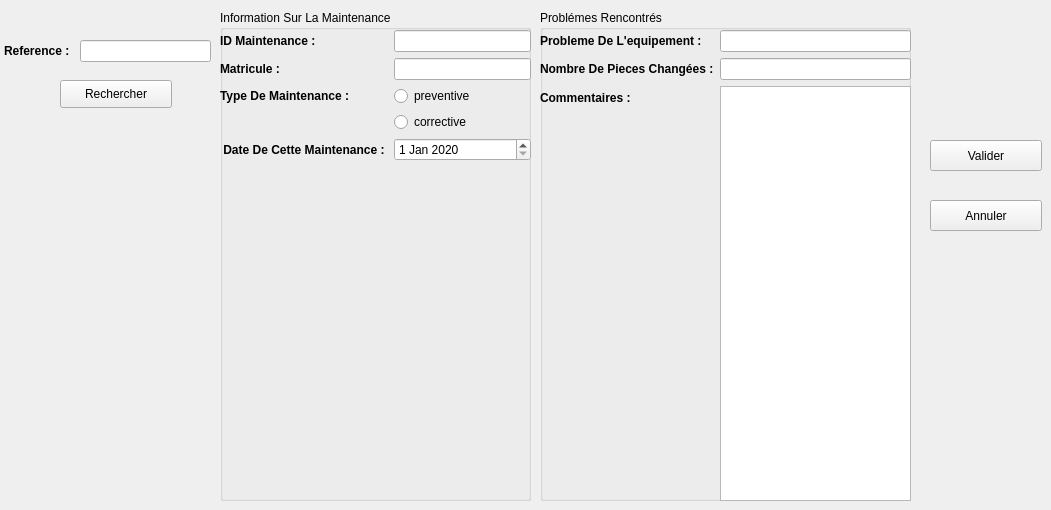
                  <widget class="QWidget" name="faireunemaintenance">
                   <attribute name="title">
                    <string>faire une maintenance</string>
                   </attribute>
                   <widget class="QGroupBox" name="groupBox_6">
                    <property name="geometry">
                     <rect>
                      <x>220</x>
                      <y>10</y>
                      <width>311</width>
                      <height>491</height>
                     </rect>
                    </property>
                    <property name="styleSheet">
                     <string notr="true"/>
                    </property>
                    <property name="title">
                     <string>Information Sur La Maintenance</string>
                    </property>
                    <widget class="QWidget" name="formLayoutWidget_5">
                     <property name="geometry">
                      <rect>
                       <x>0</x>
                       <y>20</y>
                       <width>311</width>
                       <height>471</height>
                      </rect>
                     </property>
                     <layout class="QFormLayout" name="formLayout_8">
                      <item row="0" column="0">
                       <widget class="QLabel" name="label_108">
                        <property name="font">
                         <font>
                          <weight>75</weight>
                          <bold>true</bold>
                         </font>
                        </property>
                        <property name="text">
                         <string>ID Maintenance :</string>
                        </property>
                       </widget>
                      </item>
                      <item row="1" column="0">
                       <widget class="QLabel" name="label_109">
                        <property name="font">
                         <font>
                          <weight>75</weight>
                          <bold>true</bold>
                         </font>
                        </property>
                        <property name="text">
                         <string>Matricule :</string>
                        </property>
                       </widget>
                      </item>
                      <item row="1" column="1">
                       <widget class="QLineEdit" name="lineEdit_matriculemaint"/>
                      </item>
                      <item row="2" column="0">
                       <widget class="QLabel" name="label_110">
                        <property name="font">
                         <font>
                          <weight>75</weight>
                          <bold>true</bold>
                         </font>
                        </property>
                        <property name="text">
                         <string>Type De Maintenance :</string>
                        </property>
                       </widget>
                      </item>
                      <item row="2" column="1">
                       <widget class="QRadioButton" name="radioButton_prev">
                        <property name="text">
                         <string>preventive</string>
                        </property>
                       </widget>
                      </item>
                      <item row="3" column="1">
                       <widget class="QRadioButton" name="radioButton_corr">
                        <property name="text">
                         <string>corrective</string>
                        </property>
                       </widget>
                      </item>
                      <item row="4" column="1">
                       <widget class="QDateEdit" name="dateEdit_maint">
                        <property name="dateTime">
                         <datetime>
                          <hour>0</hour>
                          <minute>0</minute>
                          <second>0</second>
                          <year>2020</year>
                          <month>1</month>
                          <day>1</day>
                         </datetime>
                        </property>
                       </widget>
                      </item>
                      <item row="4" column="0">
                       <widget class="QLabel" name="label_111">
                        <property name="font">
                         <font>
                          <weight>75</weight>
                          <bold>true</bold>
                         </font>
                        </property>
                        <property name="text">
                         <string> Date De Cette Maintenance : </string>
                        </property>
                       </widget>
                      </item>
                      <item row="0" column="1">
                       <widget class="QLineEdit" name="lineEdit_ID"/>
                      </item>
                     </layout>
                    </widget>
                   </widget>
                   <widget class="QGroupBox" name="groupBox_19">
                    <property name="geometry">
                     <rect>
                      <x>540</x>
                      <y>10</y>
                      <width>371</width>
                      <height>491</height>
                     </rect>
                    </property>
                    <property name="title">
                     <string>Problémes Rencontrés</string>
                    </property>
                    <widget class="QWidget" name="formLayoutWidget_6">
                     <property name="geometry">
                      <rect>
                       <x>0</x>
                       <y>20</y>
                       <width>371</width>
                       <height>471</height>
                      </rect>
                     </property>
                     <layout class="QFormLayout" name="formLayout_10">
                      <item row="0" column="0">
                       <widget class="QLabel" name="label_112">
                        <property name="font">
                         <font>
                          <weight>75</weight>
                          <bold>true</bold>
                         </font>
                        </property>
                        <property name="text">
                         <string>Probleme De L'equipement :</string>
                        </property>
                       </widget>
                      </item>
                      <item row="0" column="1">
                       <widget class="QLineEdit" name="lineEdit_problememaint"/>
                      </item>
                      <item row="1" column="0">
                       <widget class="QLabel" name="label_113">
                        <property name="font">
                         <font>
                          <weight>75</weight>
                          <bold>true</bold>
                         </font>
                        </property>
                        <property name="text">
                         <string>Nombre De Pieces Changées :</string>
                        </property>
                       </widget>
                      </item>
                      <item row="2" column="0">
                       <widget class="QLabel" name="label_114">
                        <property name="font">
                         <font>
                          <weight>75</weight>
                          <bold>true</bold>
                         </font>
                        </property>
                        <property name="text">
                         <string>Commentaires :</string>
                        </property>
                       </widget>
                      </item>
                      <item row="2" column="1">
                       <widget class="QTextEdit" name="textEdit_piece"/>
                      </item>
                      <item row="1" column="1">
                       <widget class="QLineEdit" name="lineEdit_nbpiece"/>
                      </item>
                     </layout>
                    </widget>
                   </widget>
                   <widget class="QLabel" name="label_115">
                    <property name="geometry">
                     <rect>
                      <x>4</x>
                      <y>40</y>
                      <width>71</width>
                      <height>22</height>
                     </rect>
                    </property>
                    <property name="font">
                     <font>
                      <weight>75</weight>
                      <bold>true</bold>
                     </font>
                    </property>
                    <property name="text">
                     <string>Reference :</string>
                    </property>
                   </widget>
                   <widget class="QLineEdit" name="lineEdit_refmaint">
                    <property name="geometry">
                     <rect>
                      <x>80</x>
                      <y>40</y>
                      <width>131</width>
                      <height>22</height>
                     </rect>
                    </property>
                   </widget>
                   <widget class="QPushButton" name="pushButton_rechercher_maint">
                    <property name="geometry">
                     <rect>
                      <x>60</x>
                      <y>80</y>
                      <width>112</width>
                      <height>28</height>
                     </rect>
                    </property>
                    <property name="styleSheet">
                     <string notr="true"/>
                    </property>
                    <property name="text">
                     <string>Rechercher</string>
                    </property>
                    <property name="icon">
                     <iconset>
                      <normaloff>../../../../../../../../icons/loop.png</normaloff>../../../../../../../../icons/loop.png</iconset>
                    </property>
                   </widget>
                   <widget class="QPushButton" name="pushButton_validermaint">
                    <property name="geometry">
                     <rect>
                      <x>930</x>
                      <y>140</y>
                      <width>112</width>
                      <height>31</height>
                     </rect>
                    </property>
                    <property name="text">
                     <string>Valider</string>
                    </property>
                    <property name="icon">
                     <iconset>
                      <normaloff>../../../../../../../../icons/check.png</normaloff>../../../../../../../../icons/check.png</iconset>
                    </property>
                    <property name="checkable">
                     <bool>false</bool>
                    </property>
                   </widget>
                   <widget class="QPushButton" name="pushButton_annulermaint">
                    <property name="geometry">
                     <rect>
                      <x>930</x>
                      <y>200</y>
                      <width>112</width>
                      <height>31</height>
                     </rect>
                    </property>
                    <property name="text">
                     <string>Annuler</string>
                    </property>
                    <property name="icon">
                     <iconset>
                      <normaloff>../../../../../../../../icons/not check.png</normaloff>../../../../../../../../icons/not check.png</iconset>
                    </property>
                   </widget>
                  </widget>
